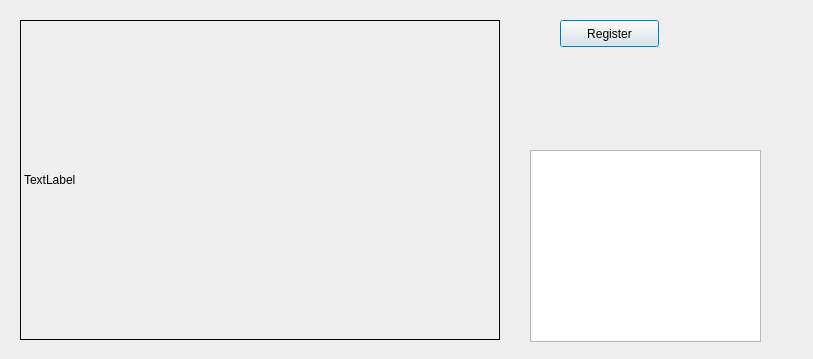
<?xml version="1.0" encoding="UTF-8"?>
<ui version="4.0">
 <class>Dialog</class>
 <widget class="QDialog" name="Dialog">
  <property name="geometry">
   <rect>
    <x>0</x>
    <y>0</y>
    <width>813</width>
    <height>359</height>
   </rect>
  </property>
  <property name="windowTitle">
   <string>Dialog</string>
  </property>
  <widget class="QListView" name="listView">
   <property name="geometry">
    <rect>
     <x>530</x>
     <y>150</y>
     <width>231</width>
     <height>192</height>
    </rect>
   </property>
  </widget>
  <widget class="QPushButton" name="pushButtonRegister">
   <property name="geometry">
    <rect>
     <x>560</x>
     <y>20</y>
     <width>99</width>
     <height>27</height>
    </rect>
   </property>
   <property name="text">
    <string>Register</string>
   </property>
  </widget>
  <widget class="QLabel" name="labelCamera">
   <property name="geometry">
    <rect>
     <x>20</x>
     <y>20</y>
     <width>480</width>
     <height>320</height>
    </rect>
   </property>
   <property name="frameShape">
    <enum>QFrame::Box</enum>
   </property>
   <property name="text">
    <string>TextLabel</string>
   </property>
  </widget>
 </widget>
 <resources/>
 <connections/>
</ui>
